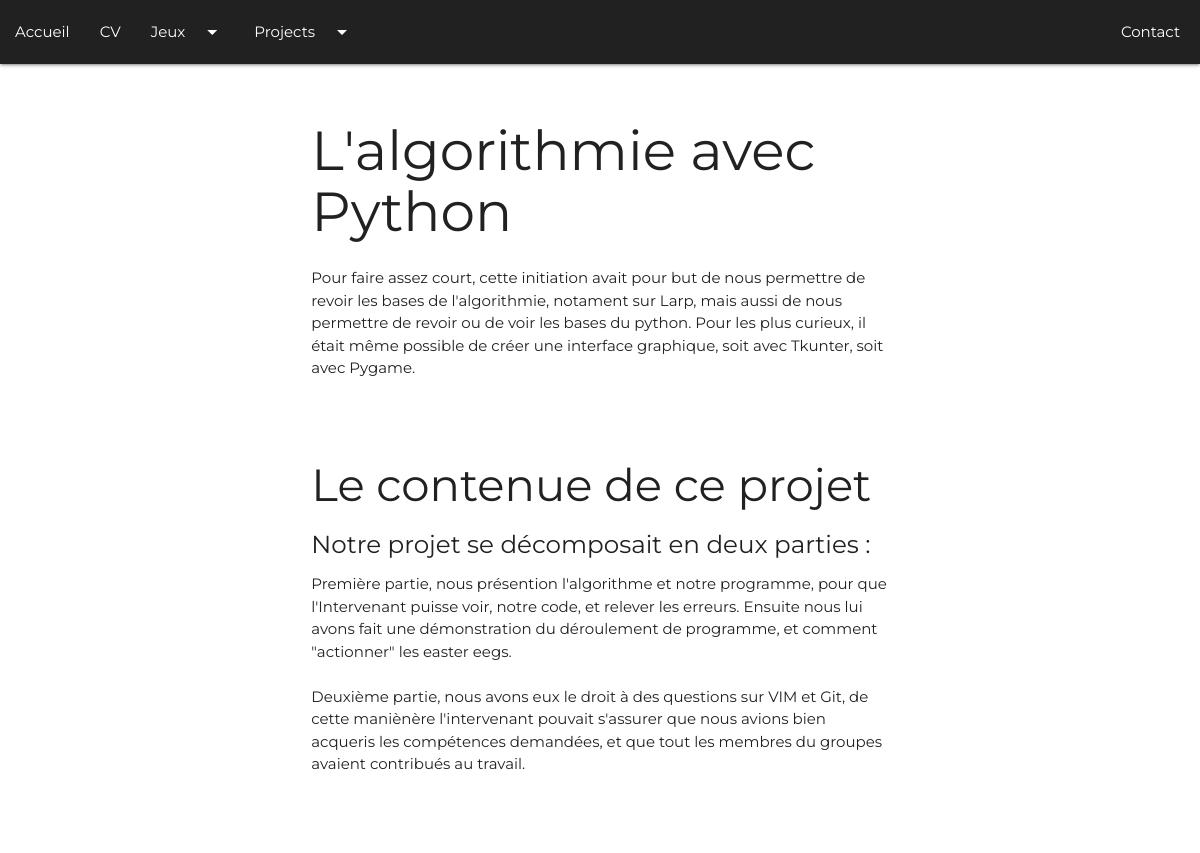
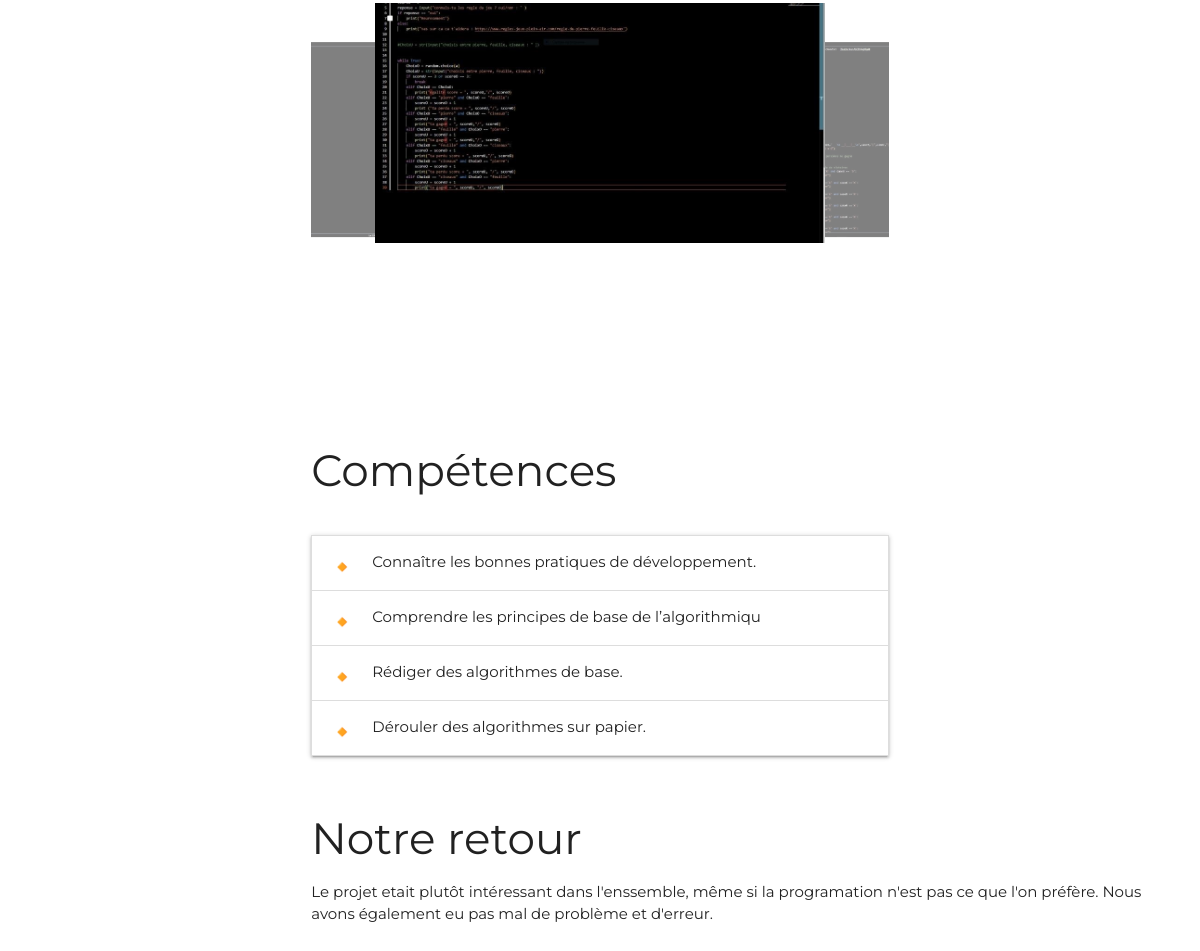
/project.php?id=2, run on the app's committed database (2 pictures, top to bottom).
### tables this page shows
CREATE TABLE `projects` (
  `id` int(11) NOT NULL,
  `title` varchar(100) NOT NULL,
  `titlepage` varchar(120) NOT NULL,
  `descpro` text NOT NULL,
  `desccont` text NOT NULL,
  `img1` varchar(100) NOT NULL,
  `img2` varchar(100) NOT NULL,
  `img3` varchar(100) NOT NULL,
  `img4` varchar(100) NOT NULL,
  `imgbg` varchar(120) NOT NULL,
  `projectname` varchar(50) NOT NULL,
  `titlecomp1` varchar(50) NOT NULL,
  `titlecomp2` varchar(50) NOT NULL,
  `titlecomp3` varchar(50) NOT NULL,
  `titlecomp4` varchar(50) NOT NULL,
  `comp1` text NOT NULL,
  `comp2` text NOT NULL,
  `comp3` text NOT NULL,
  `comp4` text NOT NULL,
  `retour` text NOT NULL,
  `imgintervenant` varchar(120) NOT NULL,
  `nomintervenant` varchar(120) NOT NULL,
  `linkedinhttps` varchar(120) NOT NULL,
  `linkedin` varchar(50) NOT NULL
);

### project.php (the view, shortened to what this page needs)
<!DOCTYPE html>
<?php
  require_once "Config/config.php";
  $pdo_projects->exec("set names utf8");
  $sql = "SELECT * FROM projects WHERE id=:id";
  $pre = $pdo_projects->prepare($sql);
  $pre->bindParam("id",$_GET["id"], PDO::PARAM_INT);
  $pre->execute();
  $project = $pre->fetch(PDO::FETCH_ASSOC);
  ?>
  <html>
    <head>
      <link type="text/css" rel="stylesheet" href="css/materialize.css"  media="screen,projection"/>
      <link rel="stylesheet" href="css/projet.css">
    </head>
    <body >
      <div class="">
        <div class="navbar colornav navbar-fixed">
          <nav>
            <div class="nav-wrapper #212121 grey darken-4" id="nav">
                <a href="contact.php" class="right hide-on-med-and-down" id="contact">Contact</a>
                <ul id="nav-mobile" class="left hide-on-med-and-down">
                    <li><a href="index.php">Accueil</a></li>
                    <li><a href="cv.php">CV</a></li>
                    <li>
                        <a class="dropdown-trigger" data-beloworigin="true" href="#!" data-target="dropdown1">
                            Jeux<i class="material-icons right">arrow_drop_down</i>
                        </a>
                    </li>
                    <li>
                        <a class="dropdown-trigger" data-beloworigin="true" href="#!" data-target="dropdown2">
                            Projects<i class="material-icons right">arrow_drop_down</i>
                        </a>
                    </li>
                </ul>
            </div>
          </nav>
        </div>
                <?php
                $sql = "SELECT * FROM projects";
                $pre = $pdo_projects-> prepare($sql);
                $pre->execute();
                $pros = $pre->fetchall(PDO::FETCH_ASSOC);
                ?>
          <div class="row">
            <div class="col l6 offset-l3">
              <div id="presentation" class="section scrollspy">
                <h1> <?php echo $project["title"]?></h1>
                <P>
                  <?php echo $project["descpro"]?>
                </P>
              </div>
              <div id="contained" class="section scrollspy">
                <h2> Le contenue de ce projet </h2>
                <p><?php echo $project["desccont"]?>
                </p>
                  <div class="carouselturn margincarou">
                    <div class="carousel">
                      <a class="carousel-item" href="#one!"><img src="<?php echo "img/".$project["img1"]?>"></a>
                      <a class="carousel-item" href="#two!"><img src="<?php echo "img/".$project["img2"]?>"></a>
                      <a class="carousel-item" href="#four!"><img src="<?php echo "img/".$project["img4"]?>"></a>
                    </div>
                  </div>
              </div>
                <h3>Compétences</h3>
                <div id="skills" class="section scrollspy">
                  <ul class="collapsible">
                    <li>
                      <div class="collapsible-header"><i class="material-icons">🔸</i><?php echo $project["titlecomp1"]?></div>
                    </li>
                    <li>
                      <div class="collapsible-header"><i class="material-icons">🔸</i><?php echo $project["titlecomp2"]?></div>
                    </li>
                    <li>
                      <div class="collapsible-header"><i class="material-icons">🔸</i><?php echo $project["titlecomp3"]?></div>
                    </li>
                    <li>
                      <div class="collapsible-header"><i class="material-icons">🔸</i><?php echo $project["titlecomp4"]?></div>
                    </li>
                  </ul>
                </div>
              </div>
              <div id="return" class="section scrollspy row ">
                <div class="col offset-l3">
                  <h3>Notre retour</h3>
                  <p>
                  <?php echo $project["retour"]?>
                  </p>
                </div>
            </div>
          </div>
        </div>
    </body>
  </html>

### css/projet.css (style rules this page uses)
body { font-family: Montserrat; }
html { scroll-behavior: smooth; }
#contact { position: relative ; right: 20px; }
.colornav { background-color : #0F0E0E }
.carousel .carousel-item { width: 450px!important; height: 450px!important; }
.margincarou { margin-top: 80px!important; }
h1 { font-size: 55px; }
h2 { font-size: 45px; }

### data on the page
projects: title "L'algorithmie avec Python", descpro "Pour faire assez court, cette initiation avait pour but de nous permettre de revoir les bases de l'algorithmie, notament sur Larp, mais aussi de nous permettre de revoir ou de voir les bases du python. Pour les plus curieux, il était même possible de créer une interface graphique, soit avec Tkunter, soit avec Pygame.", desccont "Notre projet se décomposait en deux parties : Première partie, nous présention l'algorithme et notre programme, pour que l'Intervenant puisse voir, notre code, et relever les erreurs. Ensuite nous lui avons fait une démonstration du déroulement de programme, et comment \"actionner\" les easter eegs. Deuxième partie, nous avons eux le droit à des questions sur VIM et Git, de cette maniènère l'intervenant pouvait s'assurer que nous avions bien acqueris les compétences demandées, et que tout les membres du groupes avaient contribués au travail.", img1 (picture), titlecomp1 "Connaître les bonnes pratiques de développement.", titlecomp2 "Comprendre les principes de base de l’algorithmiqu", titlecomp3 "Rédiger des algorithmes de base.", titlecomp4 "Dérouler des algorithmes sur papier.", retour "Le projet etait plutôt intéressant dans l'enssemble, même si la programation n'est pas ce que l'on préfère. Nous avons également eu pas mal de problème et d'erreur."
